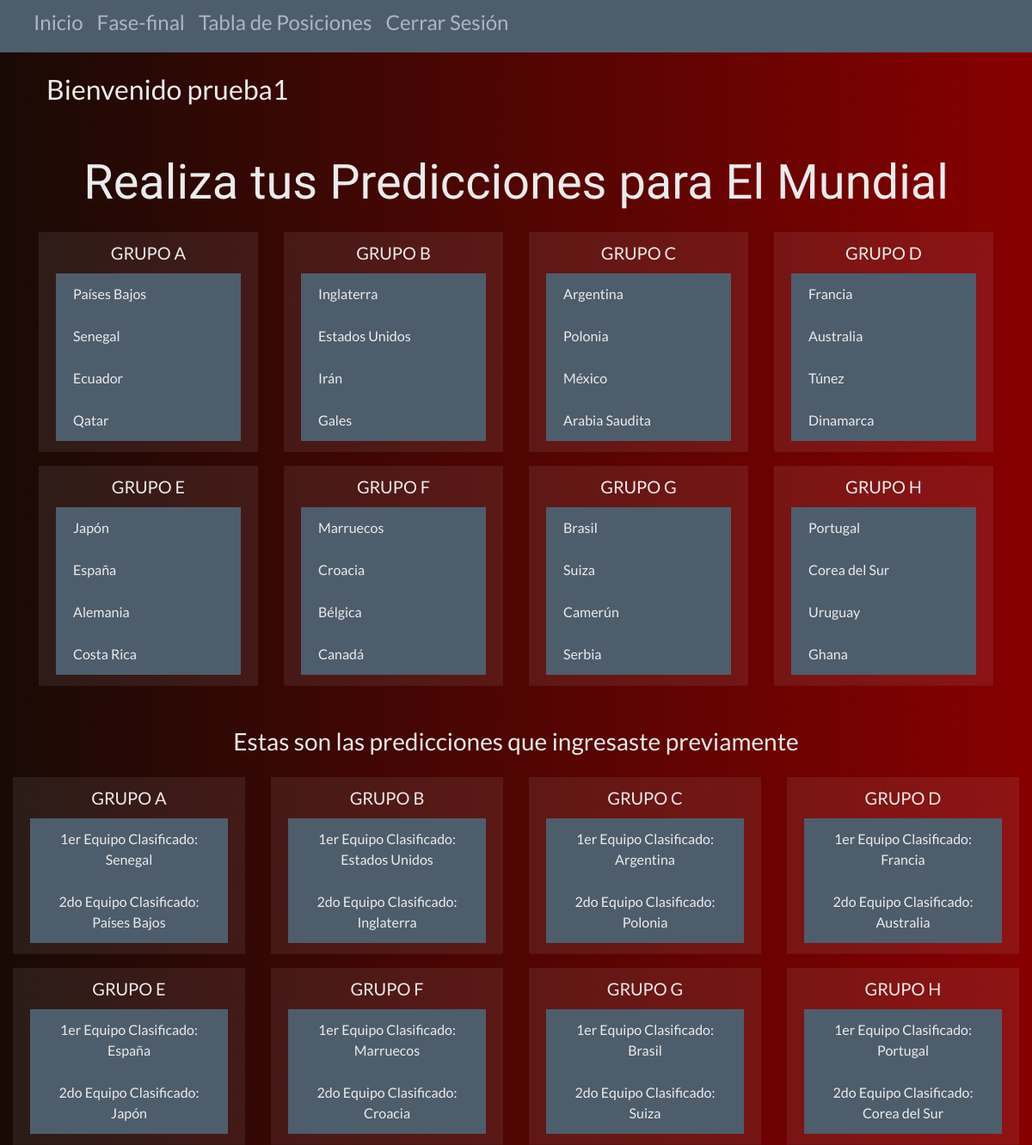
The app's page /dashboard (signed in) with its own data.
### models.py (models this page shows, shortened)
class Equipo(db.Base):
    __tablename__ = "equipos"
    __table_args__ = {"sqlite_autoincrement": True}
    id_equipo = Column(Integer, primary_key=True)
    nombre = Column(String(30), nullable=False, unique=True)

class Prediccion(db.Base):
    __tablename__ = "predicciones"
    __table_args__ = {"sqlite_autoincrement": True}
    id_prediccion = Column(Integer, primary_key=True)
    id_grupo = Column(Integer, ForeignKey("grupos.id_grupo"), nullable=False)
    equipo_clasificado_1 = Column(Integer, ForeignKey("equipos.id_equipo"), nullable=False)
    equipo_clasificado_2 = Column(Integer, ForeignKey("equipos.id_equipo"), nullable=False)
    id_usuario = Column(Integer, ForeignKey("usuarios.id_usuario"), nullable=False)

### main.py (the view, shortened to what this page needs)
@app.route("/dashboard", methods=["GET", "POST"])
def dashboard():
    if "id_usuario" not in flask_session:
        return redirect(url_for('login'))
    if request.method == "GET":
        data = get_group_data()
        return render_template("dashboard.html", nombre_usuario=flask_session["nombre_usuario"], data = data)

### main.py (called while the page is built)
def get_select_data(id_grupo):
    equipos = (db.session.query(Equipo)
            .join(EquipoXGrupo, EquipoXGrupo.id_equipo==Equipo.id_equipo)
            .filter_by(id_grupo = id_grupo)
            ).all()
    Equipo_tuple = namedtuple('Equipo_tuple', ['id_equipo', 'nombre'])
    select_data = []
    for equipo in equipos:
        select_data.append(Equipo_tuple(equipo.id_equipo, equipo.nombre))
    return select_data

### templates/dashboard.html (shortened to what this page needs)
<!DOCTYPE html>
<html lang="en">
<head>
    <link rel="stylesheet" href="{{ url_for('static', filename='main.css') }}">
    <link rel="stylesheet" href="https://cdn.jsdelivr.net/npm/bootswatch@4.5.2/dist/superhero/bootstrap.min.css"
>
</head>
<body>
    <nav class="navbar navbar-expand-lg bg-dark">
      <div class="container-fluid">
        <div class="collapse navbar-collapse" id="navbarNavAltMarkup">
          <div class="navbar-nav">
            <a class="nav-link text-light" href="/"><h4>Inicio</h4></a>
            <a class="nav-link text-light" href="/fase-final"><h4>Fase-final</h4></a>
            <a class="nav-link text-light" href="/tabla-posiciones"><h4>Tabla de Posiciones</h4></a>
            <a class="nav-link text-light" href="{{ url_for('logout') }}"><h4>Cerrar Sesión</h4></a>
          </div>
        </div>
      </div>
    </nav>
    <div class="container">
        <div class="row p-4">
            <h2 class="page-header">Bienvenido {{nombre_usuario}}</h2>
        </div>
    </div>
    <h1 class="display-4 text-center mt-4 titulo">Realiza tus Predicciones para El Mundial</h1>
    <div class="container">
        <div class="row">
        {% for grupo in data.grupos %}
            <div class="col-sm-3">
                <div class="card-header mt-3">
                    <h5 class="card-title text-center">GRUPO {{grupo.letra}}</h5>
                    <ul class="list-group list-group-flush">
                    {% for equipo in grupo.opciones_equipos %}
                        <li class="list-group-item">{{equipo.nombre}}</li>
                    {% endfor %}
                    </ul>
                </div>
            </div>
        {% endfor %}
        </div>
    </div>
    {% if data.predicciones != [] %}
    <div class="col-md-12 text-center mt-5">
        <h3>Estas son las predicciones que ingresaste previamente</h3>
        <div class="row">
        {% for prediccion in data.predicciones %}
            <div class="col-sm-3">
                <div class="card-header mt-3">
                    <h5 class="card-title text-center">GRUPO {{prediccion.letra}}</h5>
                    <ul class="list-group list-group-flush">
                        <li class="list-group-item">1er Equipo Clasificado: {{prediccion.equipo_clasificado_1}}</li>
                        <li class="list-group-item">2do Equipo Clasificado: {{prediccion.equipo_clasificado_2}}</li>
                    </ul>
                </div>
            </div>
        {% endfor %}
        </div>
    </div>
    {% endif %}
</body>
</html>

### static/main.css (style rules this page uses)
.titulo { font-family: 'Changa', sans-serif; }
body { background: #870000; background: -webkit-linear-gradient(to right, #190A05, #870000); background: linear-gradient(to right, #190A05, #870000); }

### records on screen
Equipo: nombre "Países Bajos"
Equipo: nombre "Senegal"
Equipo: nombre "Ecuador"
Equipo: nombre "Qatar"
Equipo: nombre "Inglaterra"
Equipo: nombre "Estados Unidos"
Equipo: nombre "Irán"
Equipo: nombre "Gales"
Equipo: nombre "Argentina"
Equipo: nombre "Polonia"
Equipo: nombre "México"
Equipo: nombre "Arabia Saudita"
Equipo: nombre "Francia"
Equipo: nombre "Australia"
Equipo: nombre "Túnez"
Equipo: nombre "Dinamarca"
Equipo: nombre "Japón"
Equipo: nombre "España"
Equipo: nombre "Alemania"
Equipo: nombre "Costa Rica"
Equipo: nombre "Marruecos"
Equipo: nombre "Croacia"
Equipo: nombre "Bélgica"
Equipo: nombre "Canadá"
Equipo: nombre "Brasil"
Equipo: nombre "Suiza"
Equipo: nombre "Camerún"
Equipo: nombre "Serbia"
Equipo: nombre "Portugal"
Equipo: nombre "Corea del Sur"
Equipo: nombre "Uruguay"
Equipo: nombre "Ghana"
Prediccion: letra "A", equipo_clasificado_1 "Senegal", equipo_clasificado_2 "Países Bajos"
Prediccion: letra "B", equipo_clasificado_1 "Estados Unidos", equipo_clasificado_2 "Inglaterra"
Prediccion: letra "C", equipo_clasificado_1 "Argentina", equipo_clasificado_2 "Polonia"
Prediccion: letra "D", equipo_clasificado_1 "Francia", equipo_clasificado_2 "Australia"
Prediccion: letra "E", equipo_clasificado_1 "España", equipo_clasificado_2 "Japón"
Prediccion: letra "F", equipo_clasificado_1 "Marruecos", equipo_clasificado_2 "Croacia"
Prediccion: letra "G", equipo_clasificado_1 "Brasil", equipo_clasificado_2 "Suiza"
Prediccion: letra "H", equipo_clasificado_1 "Portugal", equipo_clasificado_2 "Corea del Sur"

### other values on screen
{{ nombre_usuario }} "prueba1"
{{ grupo.letra }} "A" "B" "C" "D" "E" "F" "G" "H"
